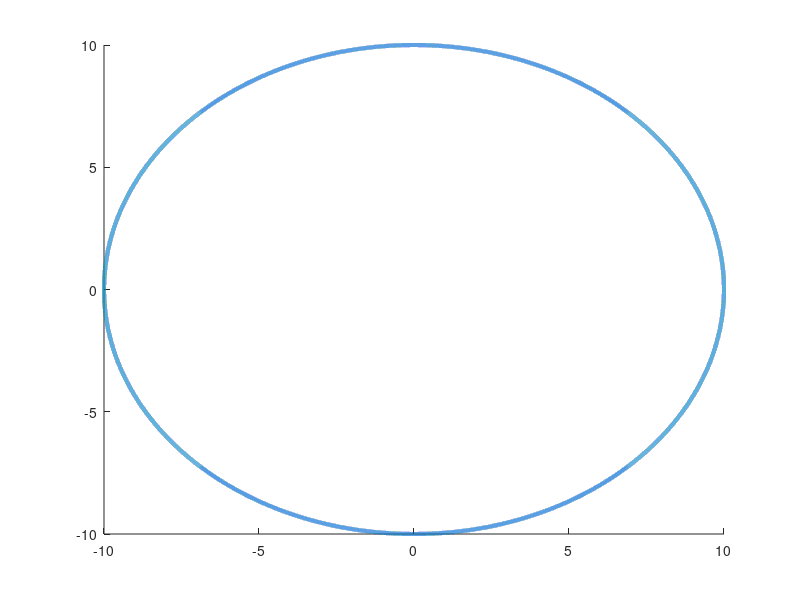

Reproduce this figure in MATLAB. (Note: this script raises an error after producing the figure.)
function clockInMyRari
%   Clock for the clock-project
%   Basic Requirements:
%   - Display the current Natick time
%   - Have 3 hands, one for the hour, minute, and second each
%   - Have at least 4 ticks on the clock (12, 3, 6, and 9) with text labels
    clear;
    close all
    clc;
    
    % Colors:
    c.fig        = [0.2, 0.2, 0.2];
    c.dial       = [0.8, 0.8, 0.8];
    c.smallDial  = [0, .5, 1];
    c.ticks      = [0.9, 0.9, 0.9];
    c.center     = [.8, .8, .8];
    c.hands      = [.65, .65, .65];
    c.secondHand = [1,0.5,0];
    h.centerCapColor = [0.8 0.8 0.8];
   
    % Sizes
    radius         = 10;
    smallR         = 4;
    bigTickSize    = 1;
    smallTickSize  = 0.5;
    secondHandSize = 0.1;
    secondsRadius  = 9;
    minutesRadius  = 8;
    hoursRadius    = 7.5;
    
    fh = figure('Name', 'Sams Watchface',...
        'menu', 'none',...
        'units','normalized',...
        'numbertitle','off',...
        'color', c.fig);
    
    axes('units','normalized');
    xCenter = 0; yCenter = 0;
    
    createCircle(xCenter, yCenter, radius);
    createSmallCircle(xCenter, yCenter, smallR);
    createTicks;
    [HMSPoints, HMSCutOff, HMSAngles] = getPoints;
    hHands = createHands(HMSPoints, HMSCutOff);
    displayDayTime();
    setupTimer(fh);
    
    function createSmallCircle(xCenter, yCenter, smallR)
        hold on;
        theta = linspace(0, 2*pi, 1e5);
        x = xCenter + smallR * sin(theta);
        y = yCenter + smallR * cos(theta);
        chS = plot(x, y, 'LineWidth', 3); 
        chS.Color = c.secondHand;
        axis equal;
        axis off;
        hold off;
    end

    function createCircle(xCenter, yCenter, r)
        % Working with radians entirely.
        % So circle goes 0 to 2pi.
        hold on;
        theta = linspace(0, 2*pi, 1e5);
        x = r * sin(theta) + xCenter;
        y = r * cos(theta) + yCenter;
        ch = plot(x, y, 'LineWidth', 3);
        ch.Color = c.dial;
        hold off;
    end  
    
    function createTicks 
        hold on;
        
        smallTickIntervalTheta = (0 : 59) * pi / 30;
        bigTickIntervalTheta   = (0:5:55) * pi/30;
        
        % Since we want the ticks to be of size 1: 
        % we do a 9*cos(theta) and 10*cos(theta) to get X coordinates of lines.
        bigXTicks = bsxfun(@times, [radius-bigTickSize; radius], cos(bigTickIntervalTheta));
        bigYTicks = bsxfun(@times, [radius-bigTickSize; radius], sin(bigTickIntervalTheta));
        plot(bigXTicks,bigYTicks,'color',c.ticks, 'LineWidth', 2);
        
        smallXTicks = bsxfun(@times, [radius-smallTickSize; radius], cos(smallTickIntervalTheta));
        smallYTicks = bsxfun(@times, [radius-smallTickSize; radius], sin(smallTickIntervalTheta));
        plot(smallXTicks,smallYTicks,'color',c.ticks, 'LineWidth', 0.5);
        hold off;
    end

    % Map the Current HMS to correct Angles using following formulaes.
    % Return the result in angle vector.
    function [angle] = getAngles
        h.clock = clock;
        h.sec   =  h.clock(6) * pi/30;
        h.min   = (h.clock(5)*6 + h.clock(6)/10) * pi/180;
        h.hr    = (h.clock(4)*30 + h.clock(5)/2 + h.clock(6)/120) * pi/180;
        angle   = [h.hr h.min h.sec];  % All radians
    end
    
    % Get (X, Y) coordinates for Hour, Minutes and Seconds each.
    function [HMSPoints, HMSCutOff, HMSAngles] = getPoints
        HMSAngles = getAngles;  % [H m s]
        
        XCoordinates = [... 
            xCenter + hoursRadius   * sin(HMSAngles(1)),...
            xCenter + minutesRadius * sin(HMSAngles(2)),...
            xCenter + secondsRadius * sin(HMSAngles(3))...
            ];
        XCutOffCoordinates = [... 
            xCenter + smallR * sin(HMSAngles(1)),...
            xCenter + smallR * sin(HMSAngles(2)),...
            xCenter + (radius-bigTickSize-secondHandSize) * sin(HMSAngles(3))...
            ];
        YCoordinates = [...
            yCenter + hoursRadius   * cos(HMSAngles(1)),...
            yCenter + minutesRadius * cos(HMSAngles(2)),...
            yCenter + secondsRadius * cos(HMSAngles(3))...
            ];
        YCutOffCoordinates = [...
           yCenter + smallR * cos(HMSAngles(1)),...
           yCenter + smallR * cos(HMSAngles(2)),...
           yCenter + (radius-bigTickSize-secondHandSize) * cos(HMSAngles(3))...
           ];
        HMSPoints = [XCoordinates; YCoordinates];
        HMSCutOff = [XCutOffCoordinates; YCutOffCoordinates];
    end

    function hHands = createHands(HMSPoints, HMSCutOff)
        hold on;
        hourHand = line([HMSCutOff(1,1) HMSPoints(1,1)], [HMSCutOff(2,1) HMSPoints(2,1)]);
        hourHand.Color = c.hands;
        hourHand.LineWidth = 3;
        minuteHand = line([HMSCutOff(1,2) HMSPoints(1,2)], [HMSCutOff(2,2) HMSPoints(2,2)]);
        minuteHand.Color = c.hands;
        minuteHand.LineWidth = 1.1;
        secondHand = line([HMSCutOff(1,3) HMSPoints(1,3)], [HMSCutOff(2,3) HMSPoints(2,3)]);
        secondHand.Color = c.secondHand;
        secondHand.LineWidth = 25;
        hHands = [hourHand, minuteHand, secondHand];
        hold off;
    end
    
 % Create a timer function occuring every second.
    function setupTimer(fh)
        t = timer('ExecutionMode', 'fixedRate', 'Period', 0.05);
        t.TimerFcn = { @updateClock, hHands };
        start(t);
        fh.DeleteFcn = { @deleteTimer, t };
    end
    
    function updateClock(~, ~, hHands) 
       hourHand   = hHands(1);
       minuteHand = hHands(2);
       secondHand = hHands(3);
       
       [HMSPoints, HMSCutOff, HMSAngles] = getPoints;
       
       hourHand.XData   = [HMSCutOff(1, 1) HMSPoints(1, 1)];
       hourHand.YData   = [HMSCutOff(2, 1) HMSPoints(2, 1)];
       minuteHand.XData = [HMSCutOff(1, 2) HMSPoints(1, 2)];
       minuteHand.YData = [HMSCutOff(2, 2) HMSPoints(2, 2)];
       secondHand.XData = [HMSCutOff(1, 3) HMSPoints(1, 3)];
       secondHand.YData = [HMSCutOff(2, 3) HMSPoints(2, 3)];
       
    end
    
    function deleteTimer(~,~,t)
        stop(t);
        delete(t);
    end
    
    function displayDayTime
        hold on;
        str = {datestr(now, 'mmmm dd,'), datestr(now, 'yyyy')};
        text(0, 0, str,...
            'FontName', 'Consolas',...
            'FontWeight', 'Bold',...
            'FontSize', 12,...
            'FontUnits', 'Normalized',...
            'Color', c.dial,...
            'HorizontalAlignment','center',...
            'VerticalAlignment','middle');    
        hold off;
    end

end
